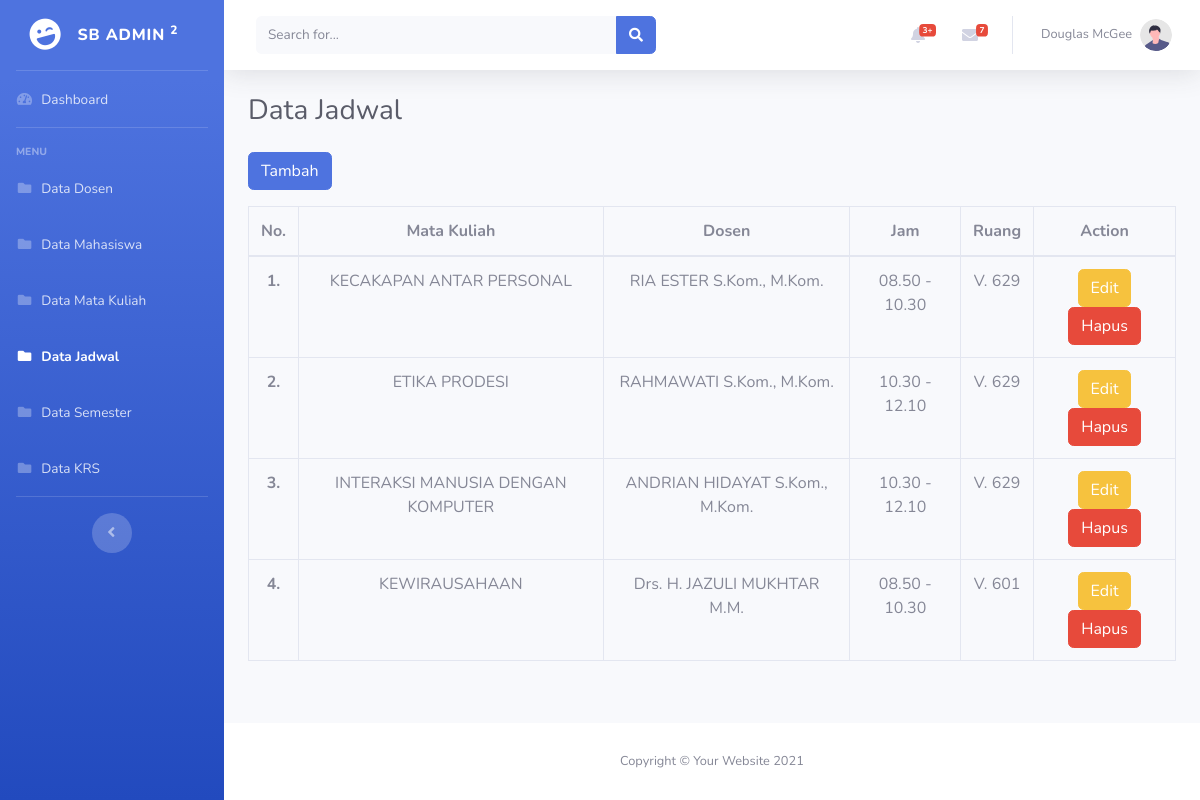
The app's page /admin/jadwal.php with its own data.
### tables this page shows
CREATE TABLE `tbl_jadwal` (
  `id_jadwal` int(11) NOT NULL,
  `kd_dosen` varchar(11) NOT NULL,
  `kd_matkul` varchar(11) NOT NULL,
  `jam` varchar(50) NOT NULL,
  `ruang` varchar(50) NOT NULL
);

CREATE TABLE `tbl_matkul` (
  `kd_matkul` varchar(11) NOT NULL,
  `nama_matkul` varchar(50) NOT NULL,
  `sks` varchar(50) NOT NULL
);

CREATE TABLE `tbl_dosen` (
  `kd_dosen` varchar(11) NOT NULL,
  `nama_dosen` varchar(255) NOT NULL
);

### db.php (called while the page is built, shortened)
<?php
class db
{
    private $koneksi;
    function __construct()
    {
        $this->koneksi = new mysqli("localhost", "root", "", "db_pelatihan");
    }
    function getAllJadwal()
    {
        $query = "SELECT tbl_jadwal.*, tbl_dosen.nama_dosen, tbl_matkul.nama_matkul
              FROM tbl_jadwal
              JOIN tbl_dosen ON tbl_jadwal.kd_dosen = tbl_dosen.kd_dosen
              JOIN tbl_matkul ON tbl_jadwal.kd_matkul = tbl_matkul.kd_matkul";
        return $this->koneksi->query($query);
    }
}

### admin/jadwal.php (the view)
<?php
include "../templates/header.php";
include "../templates/sidebar.php";
include "../templates/topbar.php";
?>
<div class="container-fluid">
    <h1 class="h3 mb-4 text-gray-800">Data Jadwal</h1>
    <a href="tambahjadwal.php" class="btn btn-primary mb-3">Tambah</a>
    <table class="table table-hover table-bordered">
        <thead>
            <tr class="text-center">
                <th scope="col">No.</th>
                <th scope="col">Mata Kuliah</th>
                <th scope="col">Dosen</th>
                <th scope="col">Jam</th>
                <th scope="col">Ruang</th>
                <th scope="col">Action</th>
            </tr>
        </thead>
        <tbody>
            <?php
            include("../db.php");
            $database = new db();
            $jadwal = $database->getAllJadwal();
            $count = 1;
            foreach ($jadwal as $data) {
                echo "<tr class='text-center'>";
                echo "<th scope='row'>" . $count . ".</th>";
                echo "<td>" . $data['nama_matkul'] . "</td>";
                echo "<td>" . $data['nama_dosen'] . "</td>";
                echo "<td>" . $data['jam'] . "</td>";
                echo "<td>" . $data['ruang'] . "</td>";
                echo "<td>
                    <a href='editjadwal.php?id_jadwal=" . $data['id_jadwal'] . "' class='btn btn-warning' onclick='return confirm(\"Edit data?\")'>Edit</a>
                    <a href='hapusjadwal.php?id_jadwal=" . $data['id_jadwal'] . "' class='btn btn-danger' onclick='return confirm(\"Hapus data?\")'>Hapus</a>
                    </td>";
                echo "</tr>";
                $count++;
            }
            ?>
        </tbody>
    </table>
</div>
</div>
<?php
include "../templates/footer.php";
?>

### records on screen
tbl_jadwal: kd_matkul.nama_matkul "KECAKAPAN ANTAR PERSONAL", kd_dosen.nama_dosen "RIA ESTER S.Kom., M.Kom.", jam "08.50 - 10.30", ruang "V. 629"
tbl_jadwal: kd_matkul.nama_matkul "ETIKA PRODESI", kd_dosen.nama_dosen "RAHMAWATI S.Kom., M.Kom.", jam "10.30 - 12.10", ruang "V. 629"
tbl_jadwal: kd_matkul.nama_matkul "INTERAKSI MANUSIA DENGAN KOMPUTER", kd_dosen.nama_dosen "ANDRIAN HIDAYAT S.Kom., M.Kom.", jam "10.30 - 12.10", ruang "V. 629"
tbl_jadwal: kd_matkul.nama_matkul "KEWIRAUSAHAAN", kd_dosen.nama_dosen "Drs. H. JAZULI MUKHTAR M.M.", jam "08.50 - 10.30", ruang "V. 601"
